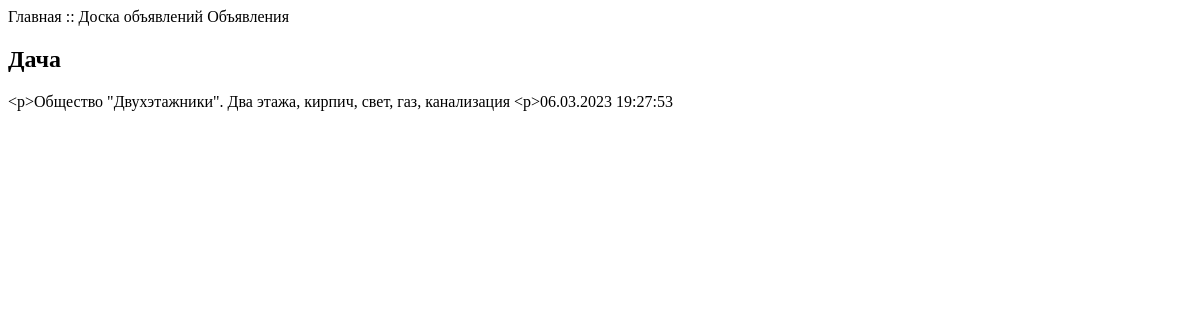
/bboard/, run on an earlier commit of the app's database.
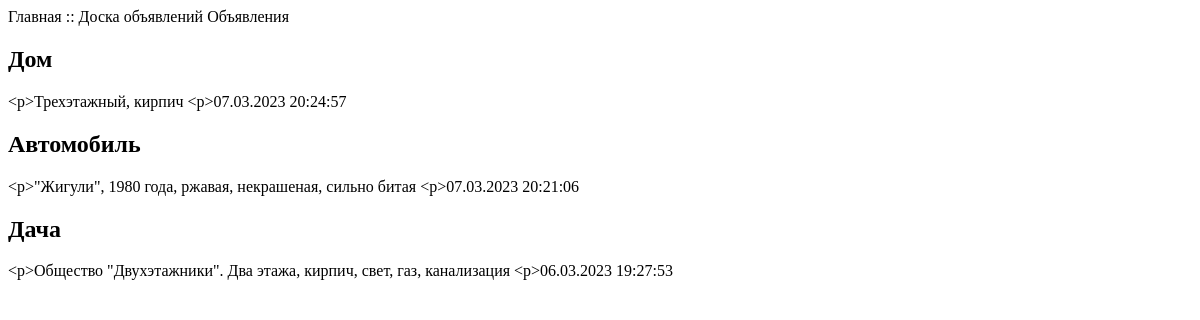
And on a later commit of the database.
### bboard/models.py (models this page shows)
class Bb(models.Model):
    title = models.CharField(max_length=50, verbose_name='Товар')
    content = models.TextField(null=True, blank=True, verbose_name='Описание')
    price = models.FloatField(null=True, blank=True, verbose_name='Цена')
    published = models.DateTimeField(auto_now_add=True, db_index=True, verbose_name='Опубликовано')
    rubric = models.ForeignKey('Rubric', null=True, on_delete=models.PROTECT, verbose_name='Рубрика')
    class Meta:
        verbose_name_plural = 'Объявления'
        verbose_name = 'Объявление'
        ordering = ['-published']

### bboard/views.py (the view)
# urls.py: path('', index),
def index(request):
    bbs = Bb.objects.all()
    rubrics = Rubric.objects.all()
    context = {'bbs': bbs, 'rubrics': rubrics}
    return render (request, 'bboard/index.html', context)

### bboard/templates/bboard/index.html (shortened to what this page needs)
<!DOCTYPE html>
<html>
    <head>
        <titlе>Главная :: Доска объявлений</titlе>
    </head>
    <body>
        <hl>Объявления</hl>
        {% for bb in bbs %}
        <div>
            <h2>{{ bb.title }}</h2>
            <р>{{ bb.content }}</р>
            <р>{{ bb.published|date:"d.m.Y H:i:s" }}</р>
        </div>
        {% endfor %}
    </body>
</html>

What changed in the data, as far as the page shows it:
added Bb: title "Дом", content "Трехэтажный, кирпич", published "07.03.2023 20:24:57"
added Bb: title "Автомобиль", content "\"Жигули\", 1980 года, ржавая, некрашеная, сильно битая", published "07.03.2023 20:21:06"
